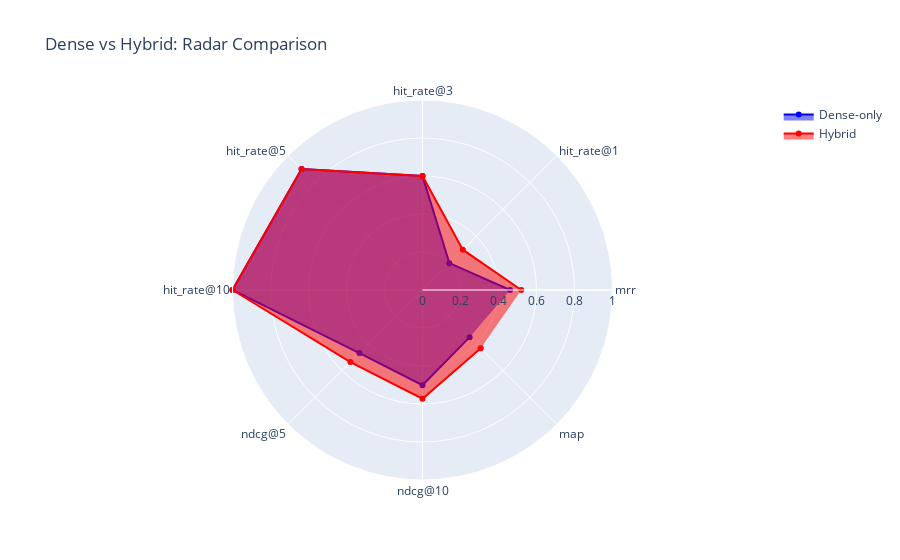

Source (notebook cell):
### Markdown cell above
## 6. Radar Chart: Overall Comparison

### Code cell
# Radar chart for overall comparison
metrics = list(summary["dense_avg"].keys())
dense_values = [summary["dense_avg"][m] for m in metrics]
hybrid_values = [summary["hybrid_avg"][m] for m in metrics]

fig = go.Figure()

fig.add_trace(go.Scatterpolar(
    r=dense_values,
    theta=metrics,
    fill='toself',
    name='Dense-only',
    line_color='blue'
))

fig.add_trace(go.Scatterpolar(
    r=hybrid_values,
    theta=metrics,
    fill='toself',
    name='Hybrid',
    line_color='red'
))

fig.update_layout(
    polar=dict(
        radialaxis=dict(
            visible=True,
            range=[0, 1]
        )
    ),
    showlegend=True,
    title="Dense vs Hybrid: Radar Comparison"
)

fig.show()

### Figure 1 — Plotly figure (JSON) as saved in the notebook; plotly's stock layout.template omitted (floating-point values rounded to 4 significant figures)
{"data": [{"fill": "toself", "line": {"color": "blue"}, "name": "Dense-only", "r": [0.4608, 0.2, 0.6, 0.9, 1, 0.4694, 0.5009, 0.3508], "theta": ["mrr", "hit_rate@1", "hit_rate@3", "hit_rate@5", "hit_rate@10", "ndcg@5", "ndcg@10", "map"], "type": "scatterpolar"}, {"fill": "toself", "line": {"color": "red"}, "name": "Hybrid", "r": [0.52, 0.3, 0.6, 0.9, 1, 0.5368, 0.5724, 0.4333], "theta": ["mrr", "hit_rate@1", "hit_rate@3", "hit_rate@5", "hit_rate@10", "ndcg@5", "ndcg@10", "map"], "type": "scatterpolar"}], "layout": {"polar": {"radialaxis": {"range": [0, 1], "visible": true}}, "showlegend": true, "title": {"text": "Dense vs Hybrid: Radar Comparison"}}}
